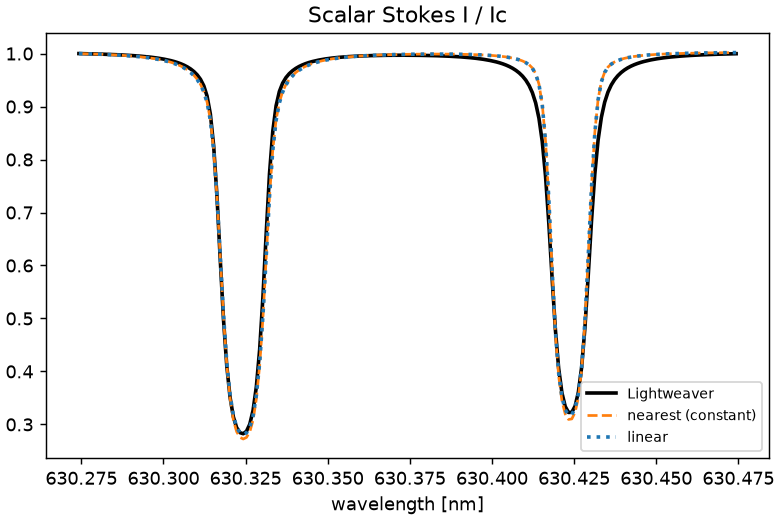

The script that saved this image:
'''
Validation for the piecewise-linear scalar formal solver (linear_fs).
  1. FORWARD  : scalar (unpolarised) RT on FAL-C with linear_fs vs the old nearest_fs, both against
                Lightweaver (Stokes I). Normalised by each solver's own continuum.
  2. COARSE   : same opacity code, fine-grid linear as truth -> isolates the solver.
  3. GRADIENT : jacrev(linear_fs) vs finite differences on a column with dtau in 1e-5 .. 10.
The old scalar_formal_solver.py is imported read-only for comparison; nothing old is touched.
'''
import os, sys
REPO = os.path.dirname(os.path.dirname(os.path.abspath(__file__)))
sys.path.insert(0, REPO)
sys.path.insert(0, os.path.dirname(os.path.abspath(__file__)))
import adora_precision
import jax, jax.numpy as jnp, numpy as np
import matplotlib; matplotlib.use("Agg"); import matplotlib.pyplot as plt
import lightweaver as lw
from lightweaver.fal import Falc82
from lineop import read_kurucz, emis_opac
from scalar_formal_solver import nearest_fs               # old, untouched (read-only)
from scalar_formal_solver_linear import linear_fs         # new

HERE = os.path.dirname(os.path.abspath(__file__))


def rt(fs, adata, wave, dz, T, ne, nh, vz, vt):
    # mirrors response_fn.lte_rt, but the formal solver `fs` is a parameter
    eta, chi = jax.vmap(
        emis_opac, in_axes=[None, None, 0, 0, 0, 0, 0]
    )(adata, wave, T, ne, nh, vz, vt)
    return fs(dz, eta, chi)


fal = Falc82()
z = fal.z[::-1]
dz = jnp.array(np.concatenate([[z[0]-z[1]], z[1:]-z[:-1]]))
T  = jnp.array(fal.temperature[::-1]); ne = jnp.array(fal.ne[::-1])
nh = jnp.array(fal.nHTot[::-1]);       vt = jnp.array(fal.vturb[::-1])
vz = jnp.zeros_like(T)
waves = jnp.linspace(lw.air_to_vac(630.1), lw.air_to_vac(630.3), 201)
adata = read_kurucz(os.path.join(REPO, "kurucz_6301_6302.linelist"))
print(f"precision: X64={adora_precision.X64}")

# ================================================================= 1. FORWARD vs Lightweaver
rt_wave = lambda fs: jax.jit(jax.vmap(
    lambda w: rt(fs, adata, w, dz, T, ne, nh, vz, vt)))(waves)
I_lin = np.asarray(rt_wave(linear_fs))
I_near = np.asarray(rt_wave(nearest_fs))

from lightweaver.rh_atoms import H_atom, Fe23_atom
fal_lw = Falc82(); fal_lw.quadrature(3)
rad_set = lw.RadiativeSet([H_atom(), Fe23_atom()]); rad_set.set_detailed_static("Fe")
spect = rad_set.compute_wavelength_grid(); eq_pops = rad_set.compute_eq_pops(fal_lw)
ctx = lw.Context(fal_lw, spect, eq_pops)
I_lw = np.asarray(ctx.compute_rays(wavelengths=np.array(waves), mus=[1.0])).squeeze()

n_lin, n_near, n_lw = I_lin/I_lin[0], I_near/I_near[0], I_lw/I_lw[0]
print("\n1. FORWARD (max | (solver/Ic) - (Lightweaver/Ic) |):")
e_lin = np.abs(n_lin - n_lw).max(); e_near = np.abs(n_near - n_lw).max()
print(f"   I: linear={e_lin:.3e}  nearest={e_near:.3e}   "
      f"({'linear better' if e_lin <= e_near else 'nearest better'})")

fig, ax = plt.subplots(figsize=(6, 4), layout="constrained")
ax.plot(waves, n_lw, 'k-', lw=2, label="Lightweaver")
ax.plot(waves, n_near, 'C1--', label="nearest (constant)")
ax.plot(waves, n_lin, 'C0:', lw=2, label="linear")
ax.set(title="Scalar Stokes I / Ic", xlabel="wavelength [nm]"); ax.legend(fontsize=8)
fig.savefig(os.path.join(HERE, "validate_linear_scalar.png"), dpi=130)
print("   saved validate_linear_scalar.png")

# ================================================================= 2. COARSE GRID (isolates solver)
ref = n_lin
print("\n2. COARSE GRID (max |coarse/Ic - fine_linear/Ic|) -- isolates the formal solver:")
for f in (4, 8):
    idx = np.arange(0, T.shape[0], f)
    Tc, nec, nhc, vtc, vzc = T[idx], ne[idx], nh[idx], vt[idx], vz[idx]
    zc = z[idx]; dzc = jnp.array(np.concatenate([[zc[0]-zc[1]], zc[1:]-zc[:-1]]))
    rt_c = lambda fs: jax.jit(jax.vmap(lambda w: rt(fs, adata, w, dzc, Tc, nec, nhc, vzc, vtc)))(waves)
    Il = np.asarray(rt_c(linear_fs)); Inr = np.asarray(rt_c(nearest_fs))
    nl = Il/Il[0]; nn = Inr/Inr[0]
    el = np.abs(nl - ref).max(); en = np.abs(nn - ref).max()
    print(f"   skip={f} (nz={idx.size:3d}): linear={el:.3e}  nearest={en:.3e}  "
          f"({'linear better' if el <= en else 'nearest better'})")

# ================================================================= 3. GRADIENT jacrev vs FD
nz = 12
dz2 = jnp.ones(nz)
opac2 = jnp.logspace(-5, 1, nz)                            # dtau in [1e-5, 10]
emis2 = jnp.linspace(1e-6, 3e-6, nz)                       # varying source S = emis/opac
jac_emis, jac_opac = jax.jacrev(linear_fs, argnums=(1, 2))(dz2, emis2, opac2)
print("\n3. GRADIENT jacrev(linear_fs):")
print(f"   finite: d/demis={bool(jnp.isfinite(jac_emis).all())}  d/dopac={bool(jnp.isfinite(jac_opac).all())}")

dtau_col = 0.5 * (opac2[1:] + opac2[:-1]) * dz2[1:]
j_small = int(jnp.argmin(jnp.abs(dtau_col - 1e-4))) + 1
j_large = int(jnp.argmin(jnp.abs(dtau_col - 1.0))) + 1
def fd(argnum, layer, h_rel=1e-6):
    base = [dz2, emis2, opac2][argnum]
    h = h_rel * jnp.maximum(jnp.abs(base[layer]), 1e-12)
    ap = base.at[layer].add(h); am = base.at[layer].add(-h)
    if argnum == 1:
        return (linear_fs(dz2, ap, opac2) - linear_fs(dz2, am, opac2)) / (2*h)
    return (linear_fs(dz2, emis2, ap) - linear_fs(dz2, emis2, am)) / (2*h)

print(f"   FD check (tiny j={j_small}, dtau={float(dtau_col[j_small-1]):.2e} ; "
      f"thick j={j_large}, dtau={float(dtau_col[j_large-1]):.2e}):")
for tag, (arg, jac, layer) in {
    "dI/demis @tiny":  (1, jac_emis, j_small),
    "dI/dopac @tiny":  (2, jac_opac, j_small),
    "dI/demis @thick": (1, jac_emis, j_large),
    "dI/dopac @thick": (2, jac_opac, j_large),
}.items():
    ad = float(jac[layer]); fdv = float(fd(arg, layer))
    rel = abs(ad - fdv) / (abs(fdv) + 1e-30)
    print(f"     {tag}: |jacrev-FD|/|FD| = {rel:.2e}")
print("\nDONE")
